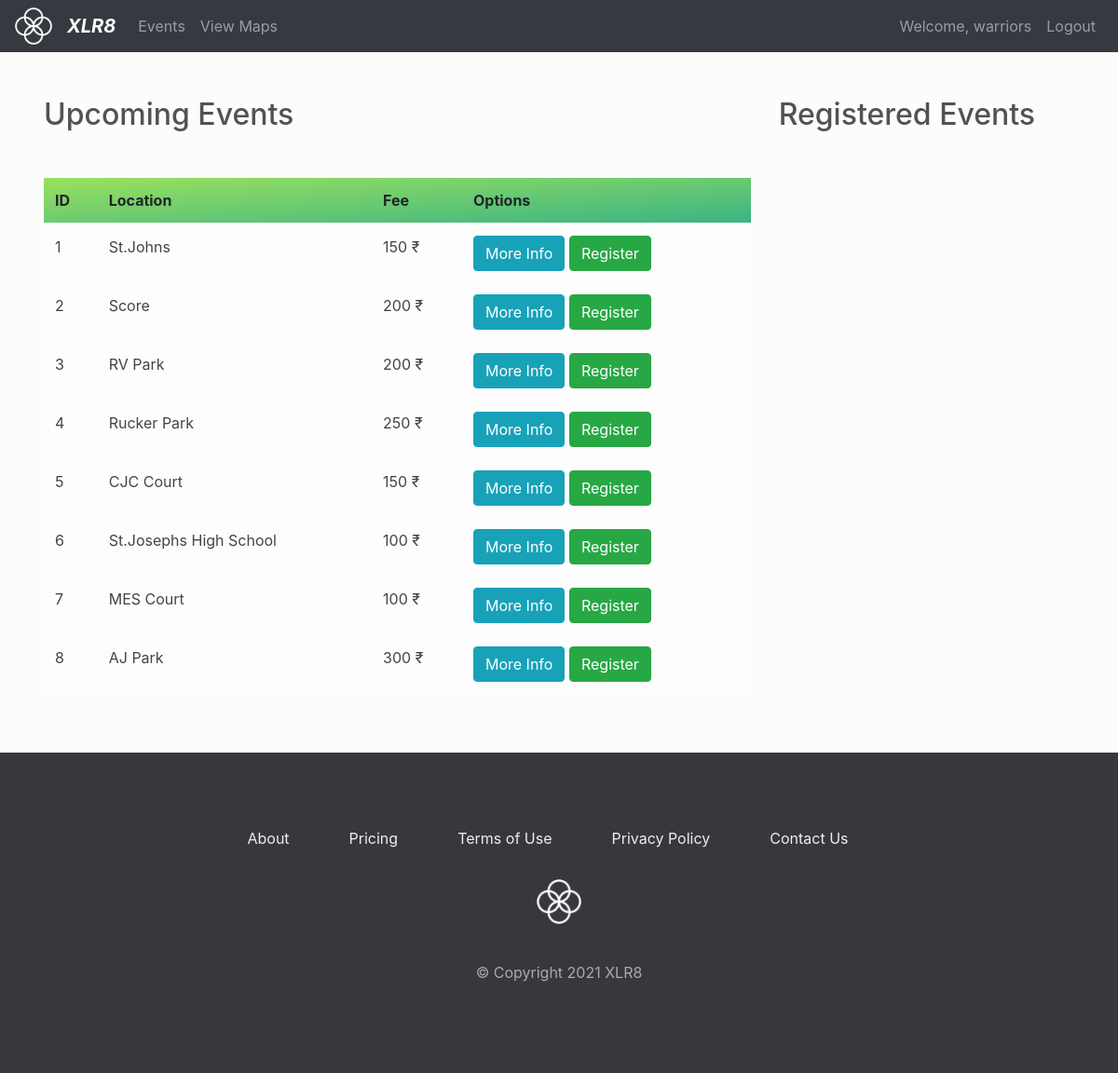
/events (signed in), run on the app's committed database.
### bem/models.py (models this page shows, shortened)
class Teams(db.Model, UserMixin):
    team_id = db.Column(db.Integer(), primary_key = True)
    teamname = db.Column(db.String(length = 30),nullable = False, unique = True)
    captain = db.Column(db.String(length = 30),nullable = False)
    j1 = db.Column(db.Integer(),nullable = False, unique = True)
    player_2 = db.Column(db.String(length = 30),nullable = False)
    j2 = db.Column(db.Integer(),nullable = False, unique = True)
    player_3 = db.Column(db.String(length = 30),nullable = False)
    j3 = db.Column(db.Integer(),nullable = False, unique = True)
    password_hash = db.Column(db.String(length = 60),nullable = False)
    register = db.relationship('Events', secondary = registrations, backref= db.backref('registered_team', lazy = 'dynamic'))
    @property
    def password(self):
        return self.password

class Events(db.Model):
    id = db.Column(db.Integer(), primary_key = True)
    location = db.Column(db.String(length = 30),nullable = False)
    tournament_type = db.Column(db.String(),nullable = False)
    fee = db.Column(db.Integer(),nullable = False)
    description = db.Column(db.String(length = 1024))

### bem/routes.py (the view, shortened to what this page needs)
@app.route('/events', methods = ['GET','POST'])
@login_required
def events_page():
    register_event_form = RegisterEventForm()
    cancel_register_form = CancelRegisterForm()
    if request.method == "GET":
        user_r_events = current_user.register     #all events which current user has registered for
        events_all = Events.query.all()            # querying all events
        events = [x for x in user_r_events + events_all if x not in user_r_events or x not in events_all]   # displaying only events which user hasnt registered for yet in upcoming section
        return render_template('events.html', events = events, register_event_form = register_event_form, user_r_events = user_r_events, cancel_register_form = cancel_register_form)

### bem/models.py (called while the page is built)
@login_manager.user_loader
def load_user(user_id):
    return Teams.query.get(int(user_id))

### bem/templates/events.html (shortened to what this page needs)
{% extends 'base.html' %} {% block links %}
<link
  rel="stylesheet"
  href="{{ url_for('static', filename='css/eventStyle.css') }}"
/>{% endblock %}{% block title %} Events {% endblock %} {% block content %}
<div class="row" style="margin-top: 3rem; margin-left: 2rem">
  <div class="col-8">
    <h2>Upcoming Events</h2>
    <table
      class="table table-hover table-light"
      style="margin-top: 3rem"
      id="event_table"
    >
      <thead class="theader">
        <tr>
          <th>ID</th>
          <th>Location</th>
          <th>Fee</th>
          <th>Options</th>
        </tr>
      </thead>
      <tbody style="color: #444">
        {% for event in events %} {% include 'includes/events_modals.html' %}
        <tr>
          <td>{{ event.id }}</td>
          <td>{{ event.location }}</td>
          <td>{{ event.fee }} &#8377;</td>
          <td>
            <button
              class="btn btn-outline btn-info"
              data-toggle="modal"
              data-target="#Modal-MoreInfo-{{event.id}}"
            >
              More Info
            </button>
            <button
              class="btn btn-outline btn-success"
              data-toggle="modal"
              data-target="#Modal-RegisterConfirm-{{event.id}}"
            >
              Register
            </button>
          </td>
        </tr>
        {% endfor %}
      </tbody>
    </table>
  </div>
  <div class="col-4">
    <h2>Registered Events</h2>
  </div>
</div>
{% endblock %}

### bem/templates/base.html (shortened to what this page needs)
<!DOCTYPE html>
<html lang="en">
  <head>
    <link
      rel="stylesheet"
      href="https://cdn.jsdelivr.net/npm/bootstrap@4.5.3/dist/css/bootstrap.min.css"
    />
    <link
      rel="stylesheet"
      href="{{ url_for('static', filename='css/baseStyle.css') }}"
    />
    {% block links %} {% endblock %} {% block js%} {% endblock %}
  </head>
  <body>
    <header>
      <nav class="navbar navbar-expand-md navbar-dark bg-dark">
        <a href="{{ url_for('home_page')  }}"
          ><img
            src="static/img/icon.png"
            alt="XLR8 logo"
            class="nav__logo"
            id="logo"
        /></a>
        <a class="navbar-brand" href="{{ url_for('home_page') }}"
          ><i><b>XLR8</b></i></a
        >
        <div class="collapse navbar-collapse" id="navbarNav">
          <ul class="navbar-nav mr-auto">
            <li class="nav-item">
              <a class="nav-link" href="{{url_for('events_page')}}">Events</a>
            </li>
            <li class="nav-item">
              <a class="nav-link" href="{{url_for('maps_page') }}">View Maps</a>
            </li>
          </ul>
          {% if current_user.is_authenticated %}
          <ul class="navbar-nav">
            <li class="nav-item">
              <a class="nav-link">Welcome, {{ current_user.teamname }}</a>
            </li>
            <li class="nav-item">
              <a class="nav-link" href="{{url_for('logout_page')}}">Logout</a>
            </li>
          </ul>
          {% endif %}
        </div>
      </nav>
    </header>
    {% block content %} {% endblock %}
    <footer class="footer">
      <ul class="footer__nav">
        <li class="footer__item">
          <a class="footer__link" href="#">About</a>
        </li>
        <li class="footer__item">
          <a class="footer__link" href="#">Pricing</a>
        </li>
        <li class="footer__item">
          <a class="footer__link" href="#">Terms of Use</a>
        </li>
        <li class="footer__item">
          <a class="footer__link" href="#">Privacy Policy</a>
        </li>
        <li class="footer__item">
          <a class="footer__link" href="#">Contact Us</a>
        </li>
      </ul>
      <a href="{{url_for('home_page') }}"
        ><img src="static/img/icon.png" alt="Logo" class="footer__logo"
      /></a>
      <p class="footer__copyright">&copy; Copyright 2021 XLR8</p>
    </footer>
  </body>
</html>

### bem/static/css/baseStyle.css (style rules this page uses)
.nav__logo { margin-right: 1rem; height: 2.5rem; transition: all 0.3s; }
.footer { padding: 5rem 3rem; margin-top: 3rem; background-color: #37383d; }
.footer__nav { list-style: none; display: flex; justify-content: center; margin-bottom: 2rem; }
.footer__item { margin-right: 4rem; }
.footer__link { font-size: 1rem; color: #eee; text-decoration: none; }
.footer__logo { height: 3rem; display: block; margin: 0 auto; margin-bottom: 2.5rem; }
.footer__copyright { font-size: 1rem; color: #aaa; text-align: center; }

### bem/static/css/eventStyle.css (style rules this page uses)
body { background-color: rgb(252, 252, 252); color: rgb(83, 82, 82); }
thead { background-image: linear-gradient(to top left, #39b385, #9be15d); }

### data on the page
Teams: teamname "warriors"
Events: id "1", location "St.Johns", fee "150"
Events: id "2", location "Score", fee "200"
Events: id "3", location "RV Park", fee "200"
Events: id "4", location "Rucker Park", fee "250"
Events: id "5", location "CJC Court", fee "150"
Events: id "6", location "St.Josephs High School", fee "100"
Events: id "7", location "MES Court", fee "100"
Events: id "8", location "AJ Park", fee "300"
